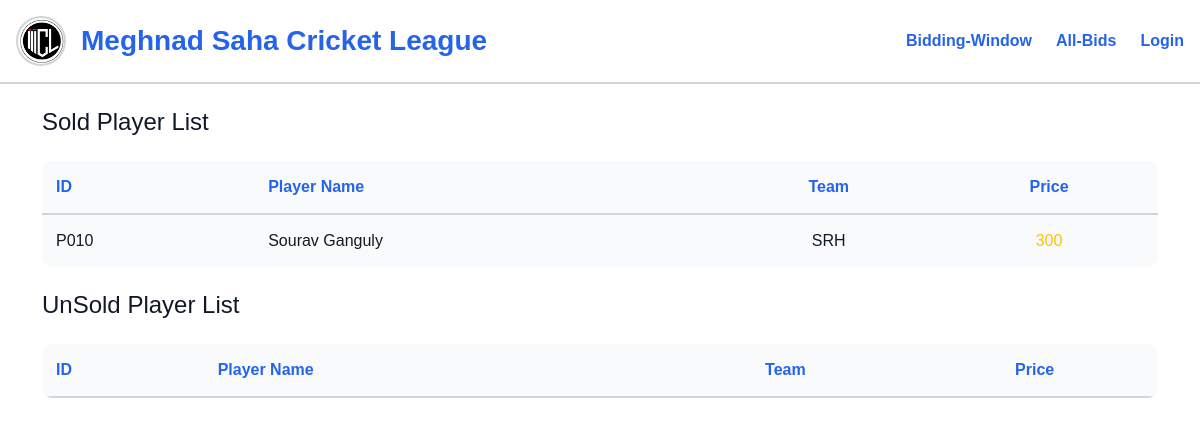
The page /all-bids/ on the database as committed earlier.
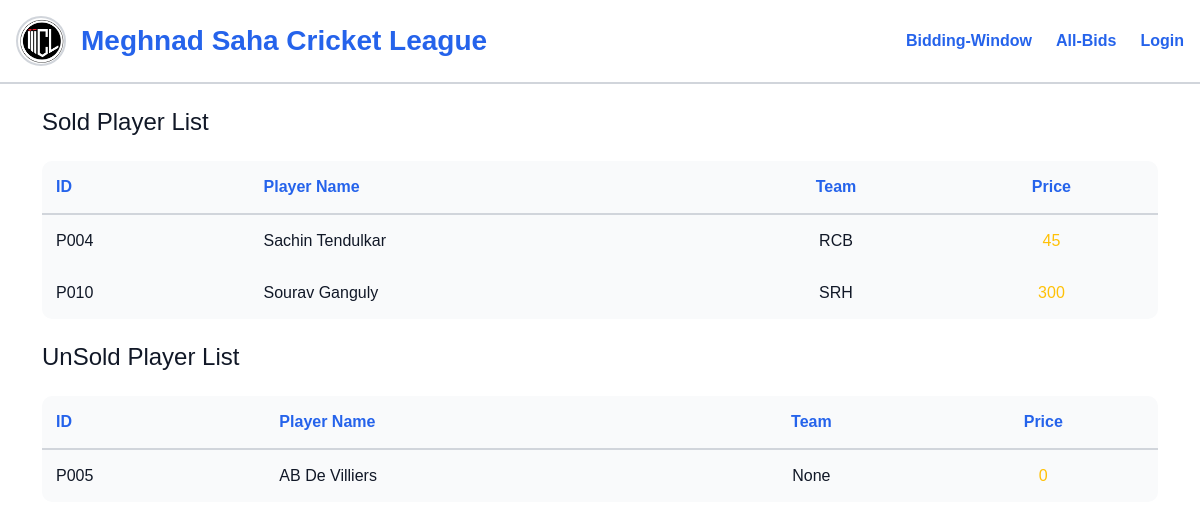
The same page on the database as committed later.
### core/models.py (models this page shows, shortened)
class BidTransactions(models.Model):
    playername = models.OneToOneField(PlayerDetails, on_delete=models.CASCADE)
    price = models.IntegerField()  # ❌ IntegerField does NOT support max_length
    Team = models.ForeignKey(TeamDetails, on_delete=models.CASCADE, null=True,)
    T_ID = models.CharField(max_length=10, unique=True, primary_key=True, editable=False)
    T_status = models.IntegerField(default=0, choices=[(0, "Pending"), (1, "UnSold"), (2, "Sold")])

class PlayerDetails(models.Model):
    Name  = models.CharField(max_length=25)
    Dept  = models.CharField(max_length=25)
    Batch = models.CharField(max_length=25)
    PlayerPhoto = models.ImageField(upload_to='playerPhoto/')
    PlayerRole  = models.CharField(max_length=25)
    WicketKeeping = models.BooleanField(choices=[(True, 'Yes'), (False, 'No')])
    P_ID = models.CharField(max_length=10, primary_key=True, unique=True, editable=False)

class TeamDetails(models.Model):
    TeamName = models.CharField(max_length=25)
    TeamHeadManager = models.CharField(max_length=25)
    TeamPlayingManager = models.CharField(max_length=25, default='none')
    TeamMarquee = models.CharField(max_length=25, default='none')
    TeamRetainedPlayer = models.CharField(max_length=25, default='none')
    TeamLogo = models.ImageField(upload_to='teamLogo/')
    def __str__(self):
        return self.TeamName

### core/views.py (the view)
# urls.py: path('all-bids/',view=views.all_bids,name='all-bids'),
def all_bids(request):
    all_sold_bids = BidTransactions.objects.filter(T_status=2).order_by('-T_ID')
    all_unsold_bids = BidTransactions.objects.filter(T_status=1).order_by('-T_ID')
    context = {
        'soldbids' : all_sold_bids,
        'unsoldbids' : all_unsold_bids
    }
    return render(request,'allBids.html',context)

### templates/allBids.html (shortened to what this page needs)
{% extends 'base.html' %}
{% block main %}
<main class="container">
    <h4 class="mb-4">Sold Player List</h4>
    <table class="bids-table">
        <thead>
            <tr>
                <th>ID</th>
                <th>Player Name</th>
                <th>Team</th>
                <th>Price</th>
            </tr>
        </thead>
        <tbody>
            {% for bid in soldbids %}
            <tr>
                <td>{{ bid.playername.P_ID }}</td>
                <td>{{ bid.playername.Name }}</td>
                <td>{{ bid.Team }}</td>
                <td>
                    <span class="text-warning">{{ bid.price }}</span>
                </td>
            </tr>
            {% endfor %}
        </tbody>
    </table>
    <h4 class="mt-4 mb-4">UnSold Player List</h4>
    <table class="bids-table">
        <thead>
            <tr>
                <th>ID</th>
                <th>Player Name</th>
                <th>Team</th>
                <th>Price</th>
            </tr>
        </thead>
        <tbody>
            {% for bid in unsoldbids %}
            <tr>
                <td>{{ bid.playername.P_ID }}</td>
                <td>{{ bid.playername.Name }}</td>
                <td>{{ bid.Team }}</td>
                <td>
                    <span class="text-warning">{{ bid.price }}</span>
                </td>
            </tr>
            {% endfor %}
        </tbody>
    </table>
</main>
{% endblock %}

### templates/base.html (shortened to what this page needs)
{% load static %}
<!DOCTYPE html>
<html lang="en">
<head>
    <link href="https://cdn.jsdelivr.net/npm/bootstrap@5.3.3/dist/css/bootstrap.min.css" rel="stylesheet">
</head>
<body>
    <header class="p-3 mb-4 d-flex align-items-center justify-content-between">
        <div class="d-flex align-items-center">
            <img class="logo-box" src="{% static 'MCL_logo.png' %}" alt="MCL">
            <h1 class="header-title mb-0 fs-3">Meghnad Saha Cricket League</h1>
        </div>
        <nav class="d-flex gap-4">
            <a class="nav-link" href="{% url 'home' %}">Bidding-Window</a>
            <a class="nav-link" href="{% url 'all-bids' %}">All-Bids</a>
            {% if request.user.is_authenticated %}
                {% if request.user.is_staff %}
                <a class="nav-link" href="{% url 'admin-site'%}">ADMIN</a>
                {% else %}
                <a class="nav-link" href="{% url 'teamlist'%}">Team-List</a>
                {% endif %}
            {% else %}
                <a class="nav-link" href="{% url 'login'%}">Login</a>
            {% endif %}
        </nav>
    </header>
    {% block main %}
    {% endblock main %}
</body>
</html>

### templates/base.html (style rules this page uses)
:root { --primary-bg: #ffffff; --secondary-bg: #f5f7fa; --accent-color: #2563eb; --text-color: #111827; --border-color: #d1d5db; --bg-dark-1: #f9fafb; --bg-dark-2: #eef2f7; --bg-input: #ffffff; --border-muted: #e5e7eb; --success-bg: #22c55e; --danger-bg: #ef4444; --warning-bg: #facc15; --warning-text: #111827; --shadow-accent: rgba(37, 99, 235, 0.25); --focus-ring: rgba(37, 99, 235, 0.4); --gold-color: #f59e0b; --danger-text: #dc2626; }
body { background-color: var(--primary-bg); color: var(--text-color); font-family: Arial, sans-serif; }
main { min-height: 100vh; width: 100%; }
header { position: sticky !important; top: 0; z-index: 999; background: var(--primary-bg); border-bottom: 2px solid var(--border-color); }
.logo-box { width: 50px; height: 50px; border: 2px solid var(--border-color); border-radius: 50%; margin-right: 15px; object-fit: contain; }
.nav-link { color: var(--accent-color) !important; font-weight: 600; }
header { padding: 10px 20px; display: flex; align-items: center; justify-content: space-between; }
nav { display: flex; gap: 25px; }
.header-title { color: var(--accent-color); font-weight: bold; }

### templates/allBids.html (style rules this page uses)
table { width: 100%; border-collapse: collapse; }
th, td { padding: 14px; text-align: left; white-space: nowrap; }
.bids-table { background: var(--bg-dark-1); border-radius: 10px; overflow: hidden; }
thead th { color: var(--accent-color); border-bottom: 2px solid var(--border-color); }
.bids-table th:nth-child(3), .bids-table td:nth-child(3), .bids-table th:nth-child(4), .bids-table td:nth-child(4) { text-align: center; }

Rows that differ between the two databases and show on the page:
added BidTransactions: playername.P_ID "P004", playername.Name "Sachin Tendulkar", Team "RCB", price "45", shown under "Sold Player List"
added BidTransactions: playername.P_ID "P005", playername.Name "AB De Villiers", Team "None", price "0", shown under "UnSold Player List"
